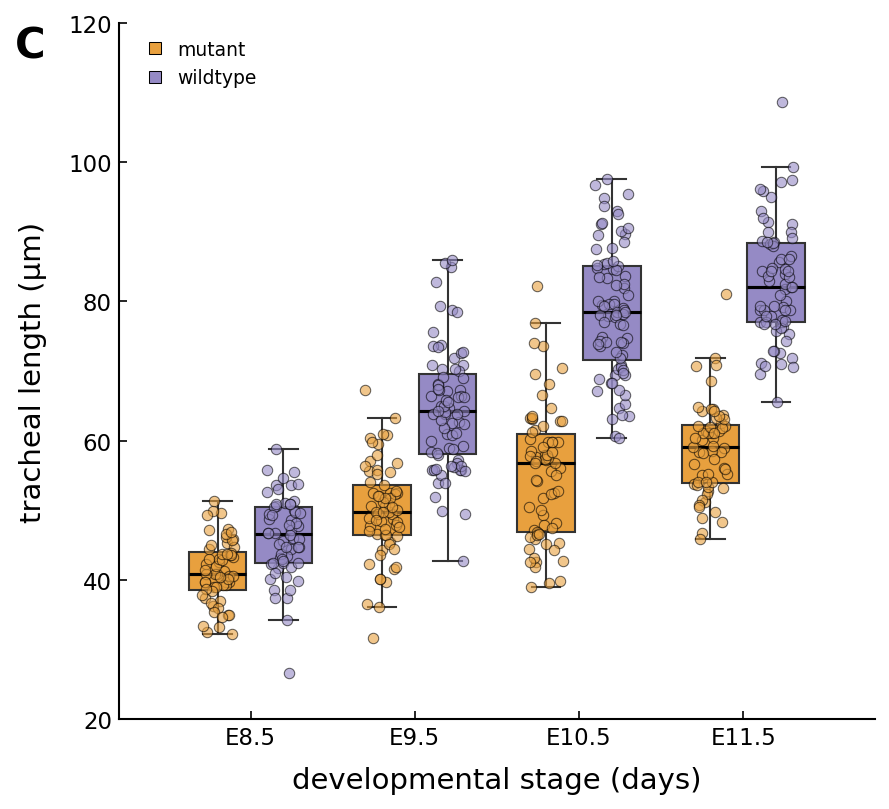

This figure's Python source:
import matplotlib.pyplot as plt
import numpy as np

def generate_synthetic_data():
    """
    Generates synthetic data approximating the distribution in the image.
    Returns a dictionary with keys 'mutant' and 'wildtype', each containing
    a list of arrays for the 4 timepoints.
    """
    np.random.seed(42)
    
    # Parameters estimated from visual analysis
    # Format: (mean, std, count)
    params = {
        'mutant': [
            (42, 5, 60),  # E8.5
            (50, 7, 65),  # E9.5
            (55, 10, 70), # E10.5
            (58, 6, 60)   # E11.5
        ],
        'wildtype': [
            (46, 6, 60),  # E8.5
            (64, 10, 75), # E9.5
            (79, 9, 80),  # E10.5
            (84, 8, 70)   # E11.5
        ]
    }
    
    data = {'mutant': [], 'wildtype': []}
    
    for group in ['mutant', 'wildtype']:
        for (mean, std, count) in params[group]:
            # Generate normal distribution
            points = np.random.normal(mean, std, count)
            # Clip to realistic bounds based on plot (e.g. no negative lengths)
            points = np.clip(points, 25, 115)
            data[group].append(points)
            
    return data

def add_jitter(x_center, n_points, width=0.2):
    """Generates jittered x-coordinates for strip plot."""
    return np.random.uniform(x_center - width/2, x_center + width/2, n_points)

def plot_figure():
    # 1. Setup Figure and Axes
    fig, ax = plt.subplots(figsize=(6, 5.5), facecolor='white')
    
    # 2. Generate Data
    data = generate_synthetic_data()
    stages = ['E8.5', 'E9.5', 'E10.5', 'E11.5']
    x_centers = np.arange(1, 5)
    
    # 3. Define Colors and Styles
    color_mutant = '#E8A03E'  # Muted orange
    color_wildtype = '#958AC5' # Muted lavender
    
    box_width = 0.35
    spacing = 0.2
    
    # Positions: Mutant on left, Wildtype on right of the tick
    pos_mutant = x_centers - spacing
    pos_wildtype = x_centers + spacing
    
    # 4. Plotting Loop
    # We plot boxplots and scatter points for each group
    
    # --- MUTANT GROUP ---
    # Boxplot
    bp_mut = ax.boxplot(data['mutant'], positions=pos_mutant, widths=box_width, 
                        patch_artist=True, showfliers=False,
                        medianprops={'color': 'black', 'linewidth': 1.5},
                        boxprops={'facecolor': color_mutant, 'edgecolor': '#333333', 'linewidth': 1},
                        whiskerprops={'color': '#333333', 'linewidth': 1},
                        capprops={'color': '#333333', 'linewidth': 1})
    
    # Scatter (Strip plot)
    for i, points in enumerate(data['mutant']):
        x_jittered = add_jitter(pos_mutant[i], len(points), width=box_width*0.6)
        ax.scatter(x_jittered, points, s=25, facecolor=color_mutant, 
                   edgecolor='black', linewidth=0.5, alpha=0.6, zorder=3)

    # --- WILDTYPE GROUP ---
    # Boxplot
    bp_wt = ax.boxplot(data['wildtype'], positions=pos_wildtype, widths=box_width, 
                       patch_artist=True, showfliers=False,
                       medianprops={'color': 'black', 'linewidth': 1.5},
                       boxprops={'facecolor': color_wildtype, 'edgecolor': '#333333', 'linewidth': 1},
                       whiskerprops={'color': '#333333', 'linewidth': 1},
                       capprops={'color': '#333333', 'linewidth': 1})
    
    # Scatter (Strip plot)
    for i, points in enumerate(data['wildtype']):
        x_jittered = add_jitter(pos_wildtype[i], len(points), width=box_width*0.6)
        ax.scatter(x_jittered, points, s=25, facecolor=color_wildtype, 
                   edgecolor='black', linewidth=0.5, alpha=0.6, zorder=3)

    # 5. Axes Formatting
    ax.set_xticks(x_centers)
    ax.set_xticklabels(stages, fontsize=12, fontfamily='sans-serif')
    ax.set_xlim(0.2, 4.8)
    
    ax.set_ylim(20, 120)
    ax.set_yticks(np.arange(20, 121, 20))
    ax.tick_params(axis='both', which='major', labelsize=11, direction='in', length=4)
    
    # Labels
    ax.set_ylabel('tracheal length (μm)', fontsize=14, fontfamily='sans-serif', labelpad=10)
    ax.set_xlabel('developmental stage (days)', fontsize=14, fontfamily='sans-serif', labelpad=8)
    
    # Spines (Classic scientific style)
    ax.spines['top'].set_visible(False)
    ax.spines['right'].set_visible(False)
    ax.spines['left'].set_linewidth(1.0)
    ax.spines['bottom'].set_linewidth(1.0)
    
    # 6. Legend
    # Create custom handles for the legend to match the square markers in the original
    from matplotlib.lines import Line2D
    legend_elements = [
        Line2D([0], [0], marker='s', color='w', label='mutant',
               markerfacecolor=color_mutant, markeredgecolor='black', markersize=6, markeredgewidth=0.5),
        Line2D([0], [0], marker='s', color='w', label='wildtype',
               markerfacecolor=color_wildtype, markeredgecolor='black', markersize=6, markeredgewidth=0.5)
    ]
    
    ax.legend(handles=legend_elements, loc='upper left', frameon=False, 
              fontsize=9, handletextpad=0.2, borderaxespad=0.5)

    # 7. Figure Label "C"
    # Placed in figure coordinates to be outside the axes
    fig.text(0.02, 0.92, 'C', fontsize=20, fontweight='bold', fontfamily='sans-serif')

    plt.tight_layout()
    plt.show()

if __name__ == "__main__":
    plot_figure()
